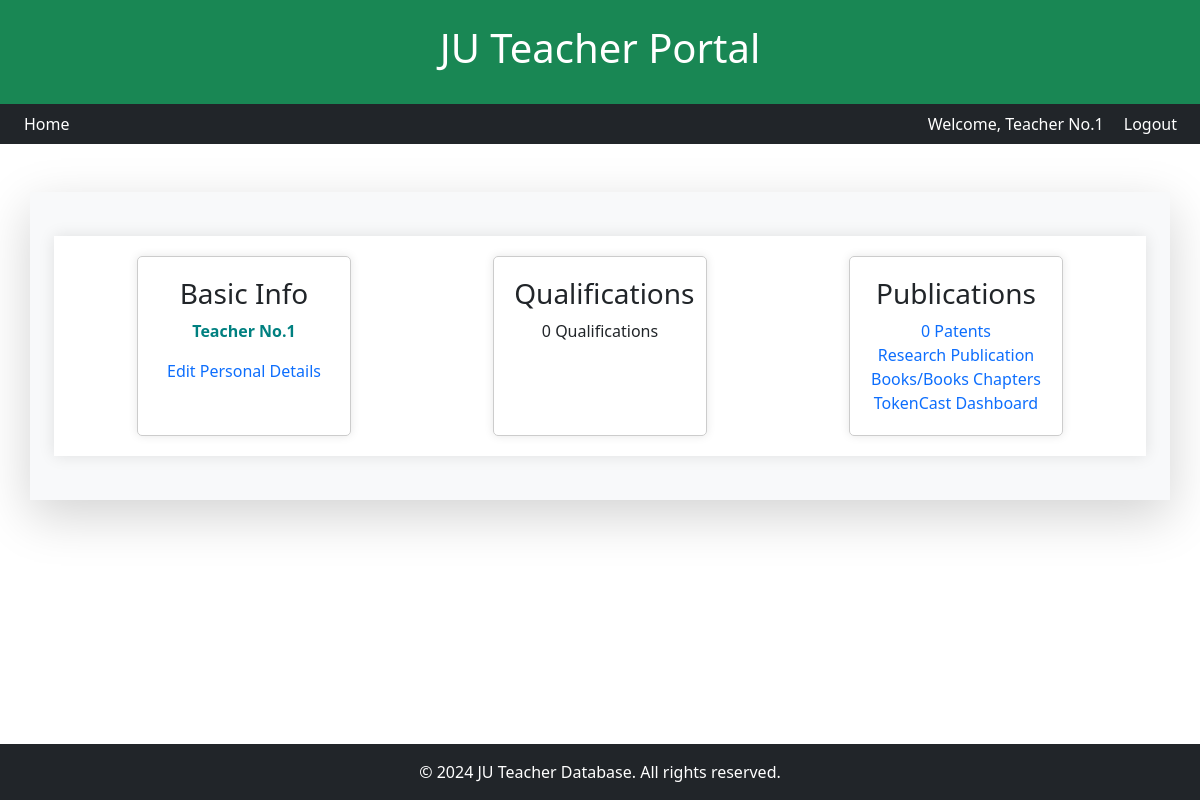
Screenshot of /teachers/profile/ (signed in) with the database file from the repository.
### teachers/models.py (models this page shows, shortened)
class CustomUser(AbstractUser):
    username = None  # Remove the username field
    email = models.EmailField(unique=True)
    emp_id = models.CharField(max_length=50, unique=True)
    department = models.ForeignKey("Department", on_delete=models.SET_NULL, null=True, blank=True, related_name="users")
    USERNAME_FIELD = 'email'  # Use email as the login field
    REQUIRED_FIELDS = ['first_name', 'last_name', 'emp_id']  # Fields required when creating a user
    objects = CustomUserManager()

class Teacher(models.Model):
    user = models.OneToOneField(
        "CustomUser",
        null=True,
        on_delete=models.SET_NULL,
        related_name="teachers"
    )  # Refers to the CustomUser model
    email = models.EmailField(unique=True)
    emp_id = models.CharField(max_length=50, unique=True)
    first_name = models.CharField(verbose_name='Full Name', max_length=100, blank=True, null=True)  # Move first_name here
    dept_name = models.CharField(max_length=100, blank=True, null=True)  # Move first_name here
    group_name = models.CharField(max_length=100, null=True, blank=True)
    dob = models.DateField(verbose_name='Date of Birth', null=True, blank=True)
    GENDER_CHOICES = (
        (None, 'Select Gender'),
        ('M', 'Male'),
        ('F', 'Female'),
        ('O', 'Other'),
    )
    gender = models.CharField(
        verbose_name='Gender',
        max_length=6,
        choices=GENDER_CHOICES,
        null=True,
        blank=True
    )
    CAST_CHOICES = (
        (None, 'Select Caste'),
        ('cast-1', 'SC'),
        ('cast-2', 'ST'),
        ('cast-3', 'OBC-A'),
        ('cast-4', 'OBC-B'),
        ('cast-5', 'GEN'),
    )
    caste = models.CharField(
        verbose_name='Caste',
        max_length=6,
        choices=CAST_CHOICES,
        null=True,
        blank=True
    )
    DESIGNATION_CHOICES = (
        (None, 'Select Designation'),
        ('dsg-1', 'Assistant Professor'),
        ('dsg-2', 'Associate Professor'),
    )
    designation = models.CharField(
        max_length=30,
        choices=DESIGNATION_CHOICES,
        null=True,
        blank=True
    )
    doj = models.DateField(
        verbose_name='Date of Joining',
        null=True,
        blank=True
    )
    exp = models.IntegerField(
        verbose_name='Experience (in years)',
        default=0
    )
    mobile = models.CharField(
        verbose_name="Mobile Number",
        max_length=10,
        help_text="Enter a 10-digit mobile number without spaces or special characters.",
        null=True,
        blank=True
    )
    photo = models.ImageField(
        verbose_name='Photo',
        upload_to=get_image_path,
        null=True,
        blank=True
    )
    created_date = models.DateTimeField(default=timezone.now)
    updated_date = models.DateTimeField(auto_now=True)

### teachers/views.py (the view)
# urls.py: path('profile/', views.profile, name='profile'),
@login_required
def profile(request):
    try:
        department = Department.objects.get(id=request.user.department_id)  # Fetch the department instance
        department_name = department.name
    except Department.DoesNotExist:
        department_name = "Unknown"
    groups = request.user.groups.all()  # Fetch all groups for the user
    group_name = groups[0].name if groups else "No Group"  # Take the first group or default to "No Group"
    teacher, created = Teacher.objects.update_or_create(
        user=request.user,
        defaults={
            'first_name': request.user.first_name,
            'dept_name': department_name,  # Pass the department name
            'emp_id': request.user.emp_id,
            'email': request.user.email,
            'group_name': group_name,  # Capture and pass the group name
        }
    )
    form = TeacherForm(instance=teacher)
    return render(request, 'teachers/profile.html', {'teacher': teacher, 'form': form})

### teachers/templates/teachers/profile.html (shortened to what this page needs)
{% extends 'base.html' %}
{% load signing_tags %}
{% load widget_tweaks %}
{% load static %}
{% block content %}
<head>
    <link rel="stylesheet" type="text/css" href="{% static 'css/profile.css' %}">
    <link href="https://cdn.jsdelivr.net/npm/bootstrap@5.3.0/dist/css/bootstrap.min.css" rel="stylesheet">
    <link rel="stylesheet" href="https://cdn.jsdelivr.net/npm/bootstrap-icons/font/bootstrap-icons.css">
    <link rel="stylesheet" href="https://code.jquery.com/ui/1.13.2/themes/base/jquery-ui.css">
</head>
<body>
    <div class="container">
        <div class="box profile-box" id="profileBox">
            <h3>Basic Info</h3>
            <p style="font-weight:bold;color:teal;">{{ request.session.user_name }}</p>
            <a href="#" id="editPersonalDetailsButton">Edit Personal Details</a>
        </div>
        <div class="box qualification-box" id="qualificationBox">
            <h3>Qualifications</h3>
            <p>{{ teacher.qualification_set.count }} Qualifications</p>
        </div>
        <div class="box publication-box" id="publicationBox">
            <h3>Publications</h3>
			<div>
				<a href="{% url 'teachers:patent_list' %}" id="addPatents">{{ teacher.patents_set.count }} Patents</a>
				<br>
				<a href="{% url 'teachers:research-list' %}" id="addResearchPub">Research Publication</a>
				<br>
				<a href="#" id="addBooks">Books/Books Chapters</a>
				<a href="{% url 'tokencast:poll_dashboard' %}">TokenCast Dashboard</a>
			</div>
		</div>
    </div>
</body>
{% endblock %}

### templates/base.html (shortened to what this page needs)
{% load static %}
<!DOCTYPE html>
<html lang="en">
<head>
    <link rel="stylesheet" href="{% static 'css/styles.css' %}">
    <link href="https://cdn.jsdelivr.net/npm/bootstrap@5.3.0/dist/css/bootstrap.min.css" rel="stylesheet">
	<link rel="stylesheet" href="https://cdn.jsdelivr.net/npm/bootstrap-icons/font/bootstrap-icons.css">
</head>
<body>
<header class="bg-success text-white text-center p-4">
    <h1>JU Teacher Portal</h1>
</header>
<nav class="bg-dark text-white p-2 text-end">
	{% if user.is_authenticated %}
		<a class="text-white ms-3" style="float:left;" href="{% url 'teachers:profile' %}">Home</a>
		<span class="d-inline-block">Welcome, {{ user.first_name }}</span>
        <a class="text-white ms-3" href="{% url 'teachers:logout' %}">Logout</a>
    {% else %}
        <a class="text-white me-3" href="{% url 'teachers:login' %}">Login</a>
        <a class="text-white" href="{% url 'teachers:register' %}">Register</a>
    {% endif %}
</nav>
<div class="container my-5 p-4 bg-light shadow-lg">
    {% block content %}
    {% endblock %}
</div>
<footer class="bg-dark text-white text-center p-3 mt-auto">
    &copy; 2024 JU Teacher Database. All rights reserved.
</footer>
</body>
</html>

### static/css/styles.css (style rules this page uses)
body { font-family: 'Arial', sans-serif; background-color: #f4f4f4; margin: 0; padding: 0; }
header { background-color: #4CAF50; color: white; text-align: center; padding: 20px 0; }
nav { background-color: #333; padding: 10px; text-align: right; }
nav a { color: white; text-decoration: none; margin: 0 15px; }
.container { background-color: white; margin: 20px auto; padding: 20px; max-width: 1200px; box-shadow: 0 0 15px rgba(0, 0, 0, 0.1); }
footer { background-color: #333; color: white; text-align: center; padding: 10px; position: fixed; bottom: 0; width: 100%; }

### static/css/profile.css (style rules this page uses)
.container { display: flex; justify-content: space-around; margin: 20px; }
.box { padding: 20px; border: 1px solid #ccc; border-radius: 5px; cursor: pointer; width: 20%; text-align: center; box-shadow: 0px 0px 10px rgba(0, 0, 0, 0.1); transition: transform 0.3s ease; }

### teachers/templates/teachers/profile.html (style rules this page uses)
a { text-decoration : none; }

### rows the page displays
CustomUser: first_name "Teacher No.1"
Teacher: qualification_set.count "0", patents_set.count "0"

### other values shown
{{ request.session.user_name }} "Teacher No.1"
